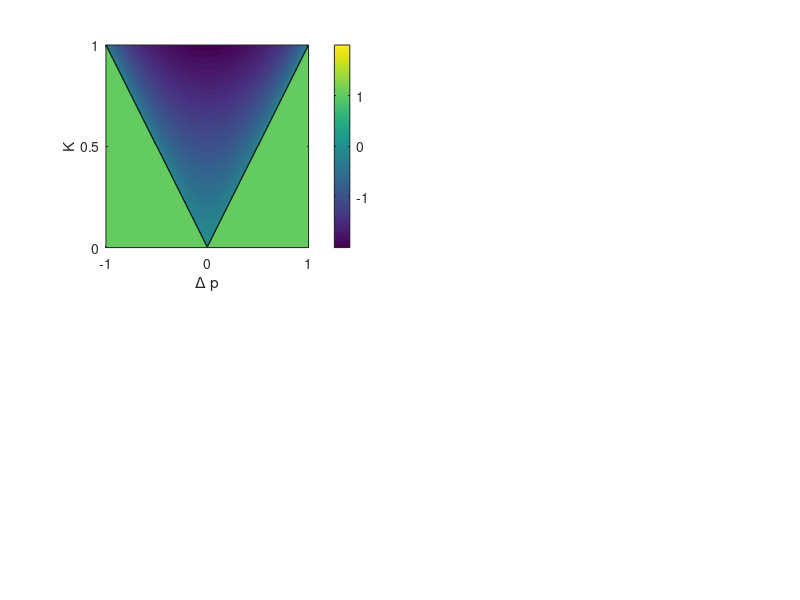

Recreate this plot in MATLAB. (Note: this script raises an error after producing the figure.)
%% Arnold tongues for conventional and non-conventional oscillators.
clear all; close all; clc;

%% Classical Kuramoto model
L = [-1 1; 1 -1];
pcenter = 0.0;

datapoints = 500;
K = linspace(0,1,datapoints);
deltaP = linspace(-2,2,datapoints);
Kuramoto = zeros(datapoints,datapoints);

for i = 1:datapoints
    for j = 1:datapoints
        p = [pcenter + deltaP(j)/2, pcenter - deltaP(j)/2];
        deltaW = abs(p(1) - p(2));

        LyapExp(i,j) = max(K);
        if abs(deltaW/(2*K(i))) <= 1
            Kuramoto(i,j) = 1;
            phi = asin(deltaW/(2*K(i)));
            J = K(i) * cos(phi) * L;
            eigJ = sort(real(eig(J)));
            LyapExp(i,j) = eigJ(1);
        end
    end
end

% Plot
figure(1); subplot(221)
imagesc(LyapExp(end:-1:1,1:end))
% colormap(slanCM('coolwarm'))
colorbar;
m = max(abs(LyapExp(:)));
caxis([-m m])  

axis square
hold on
contour(LyapExp(end:-1:1,1:end), [0 0], 'k', 'LineWidth', 1);

yticks([1 datapoints/2 datapoints])
yticklabels({'1','0.5','0'})
xticks([1 datapoints/2 datapoints])
xticklabels({'-1','0','1'})
xlabel('\Delta p')
ylabel('K')
fontsize(16,"points")

hold off

%% Leaky Kuramoto model
L = [-1 1; 1 -1];
pcenter = 0.6;

datapoints = 500;
K = linspace(0,0.1,datapoints);
deltaP = linspace(-2,2,datapoints);
DampedConsensus = zeros(datapoints,datapoints);

for i = 1:datapoints
    for j = 1:datapoints       
        p = [pcenter + deltaP(j)/2, pcenter - deltaP(j)/2];
        J =  K(i)*L - diag(p);
        eigJ = eig(J);
        LyapExp(i,j) = max(real(eigJ));
    end
end

% Plot
figure(1); subplot(222)
imagesc(LyapExp(end:-1:1,1:end))
% colormap(slanCM('coolwarm'))
colorbar;
m = max(abs(LyapExp(:)));
caxis([-m m])  

axis square
hold on
contour(LyapExp(end:-1:1,1:end), [0 0], 'k', 'LineWidth', 1);

yticks([1 datapoints/2 datapoints])
yticklabels({'1','0.5','0'})
xticks([1 datapoints/2 datapoints])
xticklabels({'-2','0','2'})
xlabel('\Delta p')
ylabel('K')
fontsize(16,"points")

hold off

%% Second-order Kuramoto
L = [-1 1; 1 -1];
pcenter = 0.75;

datapoints = 500;
K = linspace(0,0.1,datapoints);
deltaP = linspace(-2,2,datapoints);
Kuramoto2ndOrder = zeros(datapoints,datapoints);

for i = 1:datapoints
    for j = 1:datapoints        
        p = [pcenter + deltaP(j)/2, pcenter - deltaP(j)/2];
        J = [zeros(2,2) eye(2); K(i)*L -diag(p)];
        eigJ = real(eig(J));
        eigJ = sort(eigJ);
        eigJ(end) = [];
        LyapExp(i,j) = max(real(eigJ));
    end
end

% Plot
figure(1); subplot(223)
imagesc(LyapExp(end:-1:1,1:end))
% colormap(slanCM('coolwarm'))
colorbar;
m = max(abs(LyapExp(:)));
caxis([-m m])  

axis square
hold on
contour(LyapExp(end:-1:1,1:end), [0.01 0.01], 'k', 'LineWidth', 1);

yticks([1 datapoints/2 datapoints])
yticklabels({'1','0.5','0'})
xticks([1 datapoints/2 datapoints])
xticklabels({'-2','0','2'})
xlabel('\Delta p')
ylabel('K')
fontsize(16,"points")

hold off



%% Phase-amplitude model
eps = 0.2;
alpha = 0.7;
c = 0.3
L = [-1 1; 1 -1];
pcenter = 1.5;

datapoints = 500;
K = linspace(0,0.035,datapoints);
deltaP = linspace(-2,2,datapoints);
ArnoldPhaseAmp = zeros(datapoints,datapoints);

for i = 1:datapoints
    for j = 1:datapoints        
        p = [pcenter + deltaP(j)/2, pcenter - deltaP(j)/2];
        J = [-K(i)*L-c*diag(p)+alpha*eye(2) eye(2); -eps*eye(2), -diag(p)+alpha*eye(2)] ;
        eigJ = eig(J);
        LyapExp(i,j) = max(real(eigJ));
    end
end

figure(1); subplot(224)
imagesc(LyapExp(end:-1:1,1:end))
% colormap((slanCM('coolwarm')))
colorbar;
m = max(abs(LyapExp(:)));
caxis([-m m])  

axis square
hold on
contour(LyapExp(end:-1:1,1:end), [0 0], 'k', 'LineWidth', 1);

yticks([1 datapoints/2 datapoints])
yticklabels({'1','0.5','0'})
xticks([1 datapoints/2 datapoints])
xticklabels({'-2','0','2'})
xlabel('\Delta p')
ylabel('K')
fontsize(16,"points")

hold off
